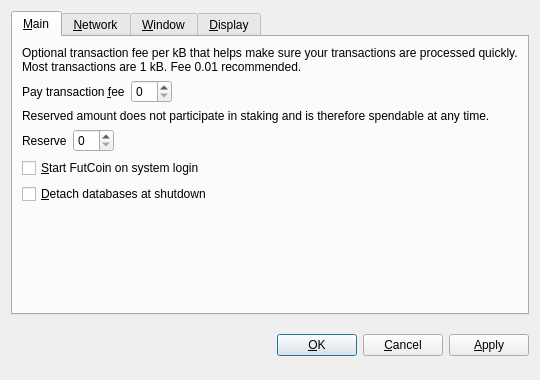
<?xml version="1.0" encoding="UTF-8"?>
<ui version="4.0">
 <class>OptionsDialog</class>
 <widget class="QDialog" name="OptionsDialog">
  <property name="geometry">
   <rect>
    <x>0</x>
    <y>0</y>
    <width>540</width>
    <height>380</height>
   </rect>
  </property>
  <property name="windowTitle">
   <string>Options</string>
  </property>
  <property name="modal">
   <bool>true</bool>
  </property>
  <layout class="QVBoxLayout" name="verticalLayout">
   <item>
    <widget class="QTabWidget" name="tabWidget">
     <property name="tabPosition">
      <enum>QTabWidget::North</enum>
     </property>
     <property name="currentIndex">
      <number>0</number>
     </property>
     <widget class="QWidget" name="tabMain">
      <attribute name="title">
       <string>&amp;Main</string>
      </attribute>
      <layout class="QVBoxLayout" name="verticalLayout_Main">
       <item>
        <widget class="QLabel" name="transactionFeeInfoLabel">
         <property name="text">
          <string>Optional transaction fee per kB that helps make sure your transactions are processed quickly. Most transactions are 1 kB. Fee 0.01 recommended.</string>
         </property>
         <property name="textFormat">
          <enum>Qt::PlainText</enum>
         </property>
         <property name="wordWrap">
          <bool>true</bool>
         </property>
        </widget>
       </item>
       <item>
        <layout class="QHBoxLayout" name="horizontalLayoutFee">
         <item>
          <widget class="QLabel" name="transactionFeeLabel">
           <property name="text">
            <string>Pay transaction &amp;fee</string>
           </property>
           <property name="textFormat">
            <enum>Qt::PlainText</enum>
           </property>
           <property name="buddy">
            <cstring>transactionFee</cstring>
           </property>
          </widget>
         </item>
         <item>
          <widget class="BitcoinAmountField" name="transactionFee"/>
         </item>
         <item>
          <spacer name="horizontalSpacerFee">
           <property name="orientation">
            <enum>Qt::Horizontal</enum>
           </property>
           <property name="sizeHint" stdset="0">
            <size>
             <width>40</width>
             <height>20</height>
            </size>
           </property>
          </spacer>
         </item>
        </layout>
       </item>
       <item>
        <widget class="QLabel" name="reserveBalanceInfoLabel">
         <property name="text">
          <string>Reserved amount does not participate in staking and is therefore spendable at any time.</string>
         </property>
         <property name="textFormat">
          <enum>Qt::PlainText</enum>
         </property>
         <property name="wordWrap">
          <bool>true</bool>
         </property>
        </widget>
       </item>
       <item>
        <layout class="QHBoxLayout" name="horizontalLayoutReserveBalance">
         <item>
          <widget class="QLabel" name="reserveBalanceLabel">
           <property name="text">
            <string>Reserve</string>
           </property>
           <property name="textFormat">
            <enum>Qt::PlainText</enum>
           </property>
           <property name="buddy">
            <cstring>reserveBalance</cstring>
           </property>
          </widget>
         </item>
         <item>
          <widget class="BitcoinAmountField" name="reserveBalance"/>
         </item>
         <item>
          <spacer name="horizontalSpacerReserveBalance">
           <property name="orientation">
            <enum>Qt::Horizontal</enum>
           </property>
           <property name="sizeHint" stdset="0">
            <size>
             <width>40</width>
             <height>20</height>
            </size>
           </property>
          </spacer>
         </item>
        </layout>
       </item>
       <item>
        <widget class="QCheckBox" name="bitcoinAtStartup">
         <property name="toolTip">
          <string>Automatically start FutCoin after logging in to the system.</string>
         </property>
         <property name="text">
          <string>&amp;Start FutCoin on system login</string>
         </property>
        </widget>
       </item>
       <item>
        <widget class="QCheckBox" name="detachDatabases">
         <property name="toolTip">
          <string>Detach block and address databases at shutdown. This means they can be moved to another data directory, but it slows down shutdown. The wallet is always detached.</string>
         </property>
         <property name="text">
          <string>&amp;Detach databases at shutdown</string>
         </property>
        </widget>
       </item>
       <item>
        <spacer name="verticalSpacer_Main">
         <property name="orientation">
          <enum>Qt::Vertical</enum>
         </property>
         <property name="sizeHint" stdset="0">
          <size>
           <width>20</width>
           <height>40</height>
          </size>
         </property>
        </spacer>
       </item>
      </layout>
     </widget>
     <widget class="QWidget" name="tabNetwork">
      <attribute name="title">
       <string>&amp;Network</string>
      </attribute>
      <layout class="QVBoxLayout" name="verticalLayout_Network">
       <item>
        <widget class="QCheckBox" name="mapPortUpnp">
         <property name="toolTip">
          <string>Automatically open the FutCoin client port on the router. This only works when your router supports UPnP and it is enabled.</string>
         </property>
         <property name="text">
          <string>Map port using &amp;UPnP</string>
         </property>
        </widget>
       </item>
       <item>
        <widget class="QCheckBox" name="connectSocks">
         <property name="toolTip">
          <string>Connect to the FutCoin network through a SOCKS proxy (e.g. when connecting through Tor).</string>
         </property>
         <property name="text">
          <string>&amp;Connect through SOCKS proxy:</string>
         </property>
        </widget>
       </item>
       <item>
        <layout class="QHBoxLayout" name="horizontalLayout_Network">
         <item>
          <widget class="QLabel" name="proxyIpLabel">
           <property name="text">
            <string>Proxy &amp;IP:</string>
           </property>
           <property name="textFormat">
            <enum>Qt::PlainText</enum>
           </property>
           <property name="buddy">
            <cstring>proxyIp</cstring>
           </property>
          </widget>
         </item>
         <item>
          <widget class="QValidatedLineEdit" name="proxyIp">
           <property name="maximumSize">
            <size>
             <width>140</width>
             <height>16777215</height>
            </size>
           </property>
           <property name="toolTip">
            <string>IP address of the proxy (e.g. 127.0.0.1)</string>
           </property>
          </widget>
         </item>
         <item>
          <widget class="QLabel" name="proxyPortLabel">
           <property name="text">
            <string>&amp;Port:</string>
           </property>
           <property name="textFormat">
            <enum>Qt::PlainText</enum>
           </property>
           <property name="buddy">
            <cstring>proxyPort</cstring>
           </property>
          </widget>
         </item>
         <item>
          <widget class="QLineEdit" name="proxyPort">
           <property name="maximumSize">
            <size>
             <width>55</width>
             <height>16777215</height>
            </size>
           </property>
           <property name="toolTip">
            <string>Port of the proxy (e.g. 9050)</string>
           </property>
          </widget>
         </item>
         <item>
          <widget class="QLabel" name="socksVersionLabel">
           <property name="text">
            <string>SOCKS &amp;Version:</string>
           </property>
           <property name="textFormat">
            <enum>Qt::PlainText</enum>
           </property>
           <property name="buddy">
            <cstring>socksVersion</cstring>
           </property>
          </widget>
         </item>
         <item>
          <widget class="QValueComboBox" name="socksVersion">
           <property name="toolTip">
            <string>SOCKS version of the proxy (e.g. 5)</string>
           </property>
          </widget>
         </item>
         <item>
          <spacer name="horizontalSpacer_Network">
           <property name="orientation">
            <enum>Qt::Horizontal</enum>
           </property>
           <property name="sizeHint" stdset="0">
            <size>
             <width>40</width>
             <height>20</height>
            </size>
           </property>
          </spacer>
         </item>
        </layout>
       </item>
       <item>
        <spacer name="verticalSpacer_Network">
         <property name="orientation">
          <enum>Qt::Vertical</enum>
         </property>
         <property name="sizeHint" stdset="0">
          <size>
           <width>20</width>
           <height>40</height>
          </size>
         </property>
        </spacer>
       </item>
      </layout>
     </widget>
     <widget class="QWidget" name="tabWindow">
      <attribute name="title">
       <string>&amp;Window</string>
      </attribute>
      <layout class="QVBoxLayout" name="verticalLayout_Window">
       <item>
        <widget class="QCheckBox" name="minimizeToTray">
         <property name="toolTip">
          <string>Show only a tray icon after minimizing the window.</string>
         </property>
         <property name="text">
          <string>&amp;Minimize to the tray instead of the taskbar</string>
         </property>
        </widget>
       </item>
       <item>
        <widget class="QCheckBox" name="minimizeOnClose">
         <property name="toolTip">
          <string>Minimize instead of exit the application when the window is closed. When this option is enabled, the application will be closed only after selecting Quit in the menu.</string>
         </property>
         <property name="text">
          <string>M&amp;inimize on close</string>
         </property>
        </widget>
       </item>
       <item>
        <spacer name="verticalSpacer_Window">
         <property name="orientation">
          <enum>Qt::Vertical</enum>
         </property>
         <property name="sizeHint" stdset="0">
          <size>
           <width>20</width>
           <height>40</height>
          </size>
         </property>
        </spacer>
       </item>
      </layout>
     </widget>
     <widget class="QWidget" name="tabDisplay">
      <attribute name="title">
       <string>&amp;Display</string>
      </attribute>
      <layout class="QVBoxLayout" name="verticalLayout_Display">
       <item>
        <layout class="QHBoxLayout" name="horizontalLayout_1_Display">
         <item>
          <widget class="QLabel" name="langLabel">
           <property name="text">
            <string>User Interface &amp;language:</string>
           </property>
           <property name="textFormat">
            <enum>Qt::PlainText</enum>
           </property>
           <property name="buddy">
            <cstring>lang</cstring>
           </property>
          </widget>
         </item>
         <item>
          <widget class="QValueComboBox" name="lang">
           <property name="toolTip">
            <string>The user interface language can be set here. This setting will take effect after restarting FutCoin.</string>
           </property>
          </widget>
         </item>
        </layout>
       </item>
       <item>
        <layout class="QHBoxLayout" name="horizontalLayout_2_Display">
         <item>
          <widget class="QLabel" name="unitLabel">
           <property name="text">
            <string>&amp;Unit to show amounts in:</string>
           </property>
           <property name="textFormat">
            <enum>Qt::PlainText</enum>
           </property>
           <property name="buddy">
            <cstring>unit</cstring>
           </property>
          </widget>
         </item>
         <item>
          <widget class="QValueComboBox" name="unit">
           <property name="toolTip">
            <string>Choose the default subdivision unit to show in the interface and when sending coins.</string>
           </property>
          </widget>
         </item>
        </layout>
       </item>
       <item>
        <widget class="QCheckBox" name="displayAddresses">
         <property name="toolTip">
          <string>Whether to show FutCoin addresses in the transaction list or not.</string>
         </property>
         <property name="text">
          <string>&amp;Display addresses in transaction list</string>
         </property>
        </widget>
       </item>
       <item>
        <widget class="QCheckBox" name="coinControlFeatures">
         <property name="toolTip">
          <string>Whether to show coin control features or not.</string>
         </property>
         <property name="text">
          <string>Display coin &amp;control features (experts only!)</string>
         </property>
        </widget>
       </item>
       <item>
        <spacer name="verticalSpacer_Display">
         <property name="orientation">
          <enum>Qt::Vertical</enum>
         </property>
         <property name="sizeHint" stdset="0">
          <size>
           <width>20</width>
           <height>40</height>
          </size>
         </property>
        </spacer>
       </item>
      </layout>
     </widget>
    </widget>
   </item>
   <item>
    <layout class="QHBoxLayout" name="horizontalLayout_Buttons">
     <item>
      <spacer name="horizontalSpacer_1">
       <property name="orientation">
        <enum>Qt::Horizontal</enum>
       </property>
       <property name="sizeHint" stdset="0">
        <size>
         <width>40</width>
         <height>48</height>
        </size>
       </property>
      </spacer>
     </item>
     <item>
      <widget class="QLabel" name="statusLabel">
       <property name="font">
        <font>
         <weight>75</weight>
         <bold>true</bold>
        </font>
       </property>
       <property name="text">
        <string/>
       </property>
       <property name="textFormat">
        <enum>Qt::PlainText</enum>
       </property>
       <property name="wordWrap">
        <bool>true</bool>
       </property>
      </widget>
     </item>
     <item>
      <spacer name="horizontalSpacer_2">
       <property name="orientation">
        <enum>Qt::Horizontal</enum>
       </property>
       <property name="sizeHint" stdset="0">
        <size>
         <width>40</width>
         <height>48</height>
        </size>
       </property>
      </spacer>
     </item>
     <item>
      <widget class="QPushButton" name="okButton">
       <property name="text">
        <string>&amp;OK</string>
       </property>
      </widget>
     </item>
     <item>
      <widget class="QPushButton" name="cancelButton">
       <property name="text">
        <string>&amp;Cancel</string>
       </property>
       <property name="autoDefault">
        <bool>false</bool>
       </property>
      </widget>
     </item>
     <item>
      <widget class="QPushButton" name="applyButton">
       <property name="text">
        <string>&amp;Apply</string>
       </property>
       <property name="autoDefault">
        <bool>false</bool>
       </property>
      </widget>
     </item>
    </layout>
   </item>
  </layout>
 </widget>
 <customwidgets>
  <customwidget>
   <class>BitcoinAmountField</class>
   <extends>QSpinBox</extends>
   <header>bitcoinamountfield.h</header>
  </customwidget>
  <customwidget>
   <class>QValueComboBox</class>
   <extends>QComboBox</extends>
   <header>qvaluecombobox.h</header>
  </customwidget>
  <customwidget>
   <class>QValidatedLineEdit</class>
   <extends>QLineEdit</extends>
   <header>qvalidatedlineedit.h</header>
  </customwidget>
 </customwidgets>
 <resources/>
 <connections/>
</ui>
